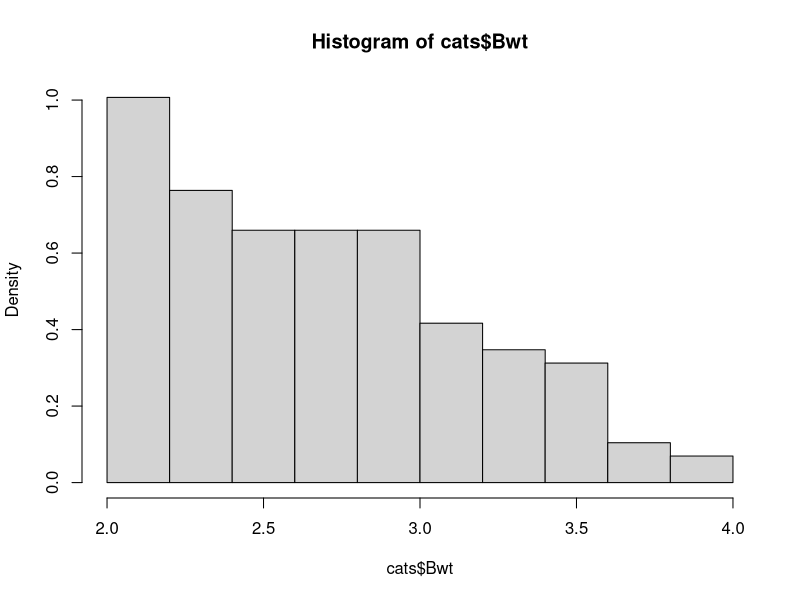
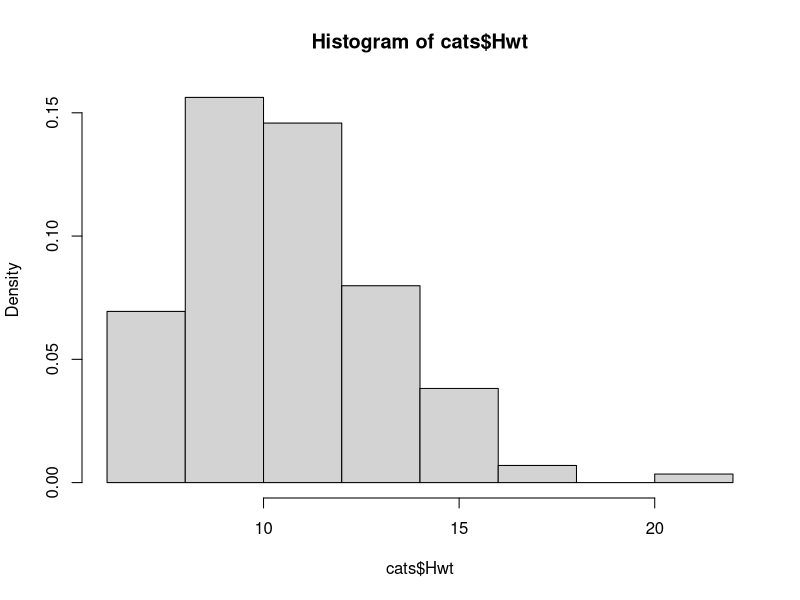
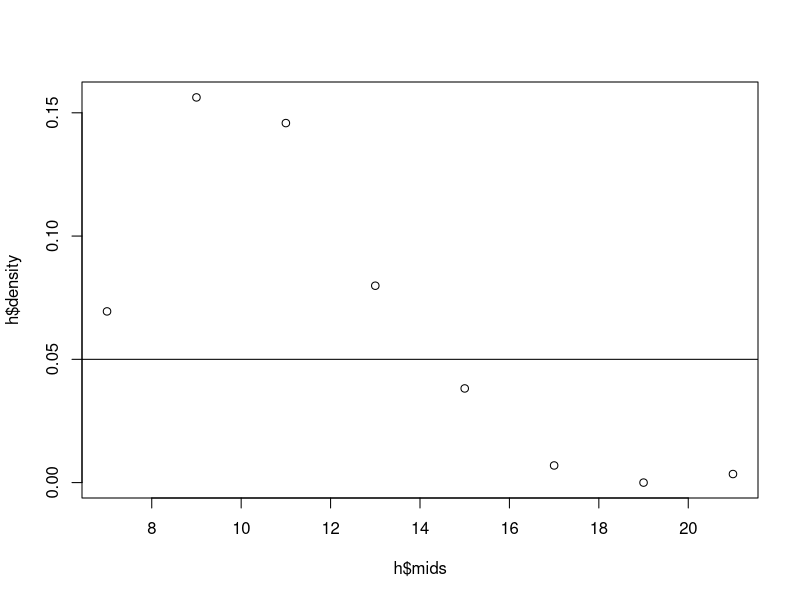
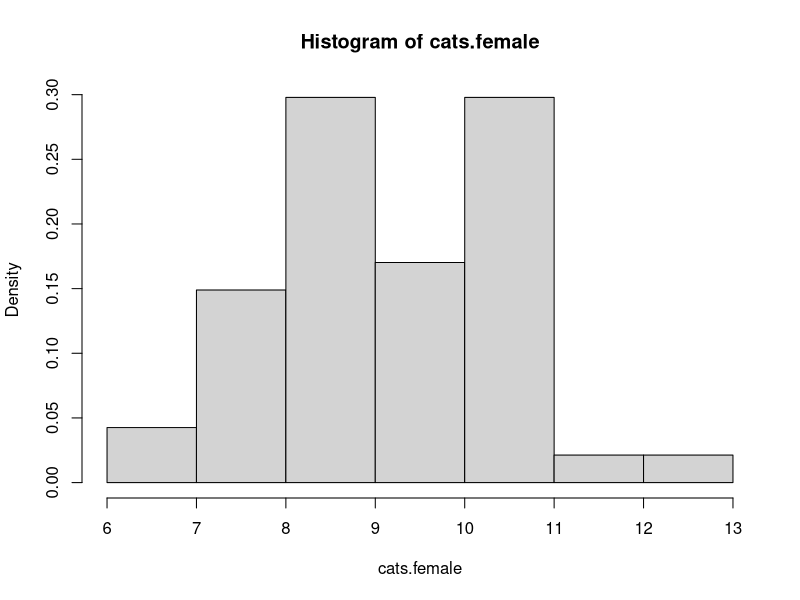
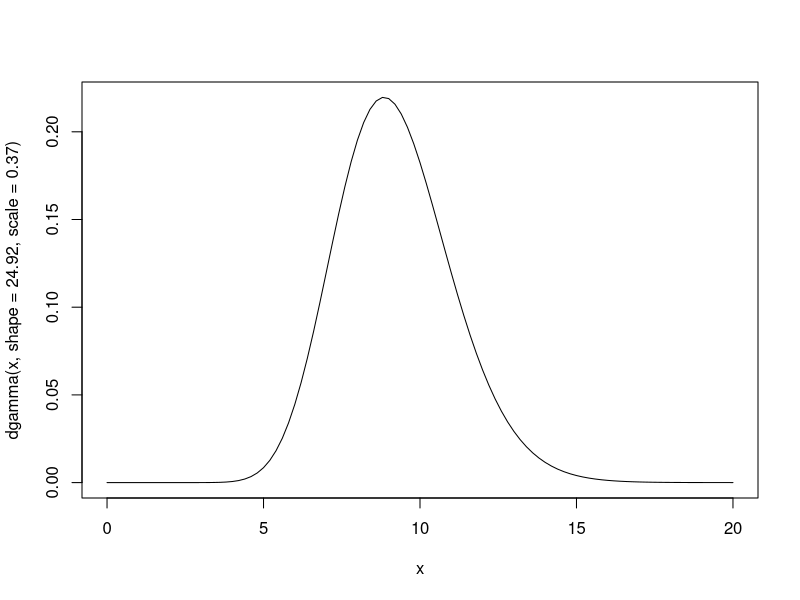
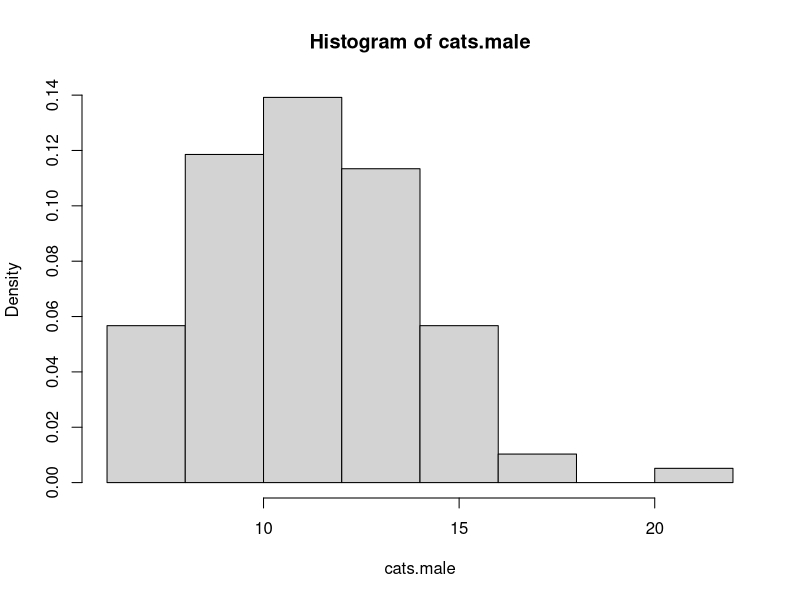
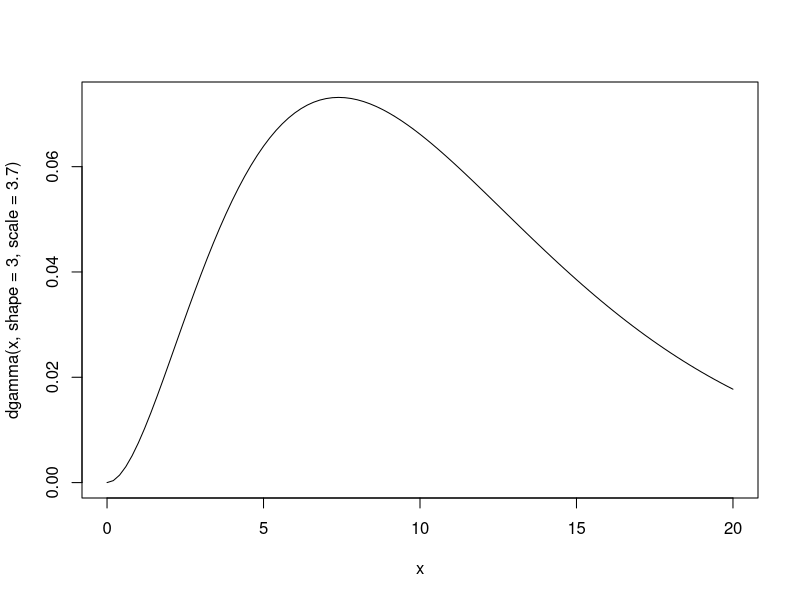

R code for these plots, in order:
library(MASS)
data(cats)
summary(cats)

hist(cats$Bwt,probability=TRUE)
h=hist(cats$Hwt,probability=TRUE)
plot(h$mids,h$density)
abline(h=0.05)

fake.mean <- 10 
fake.var <- 8

gamma.a <- function(mean,var){
  return(mean^2 / var^2)
}

gamma.s <- function(mean,var){
  return(var^2/mean)
}

true.mean <- mean(cats$Hwt)
true.var <- var(cats$Hwt)
gamma.a(true.mean,true.var)
gamma.s(true.mean,true.var)

gamma.cat <- function(vect){
  cats.mean <- mean(vect)
  cats.var <- var(vect)
  cats.a <- gamma.a(cats.mean,cats.var)
  cats.s <- gamma.s(cats.mean,cats.var)
  return( c(cats.mean,cats.var,cats.a,cats.s))
}

cats.male <- cats[cats$Sex=='M',3] 
cats.female <- cats[cats$Sex=='F',3] 

gamma.cat(cats.female) 
gamma.cat(cats.male) 

hist(cats.female,probability=TRUE) 
curve(dgamma(x,shape=24.92,scale=0.37),from = 0.0, to = 20.0)

hist(cats.male,probability=TRUE) 
curve(dgamma(x,shape=3.0,scale=3.7),from = 0.0, to = 20.0)



